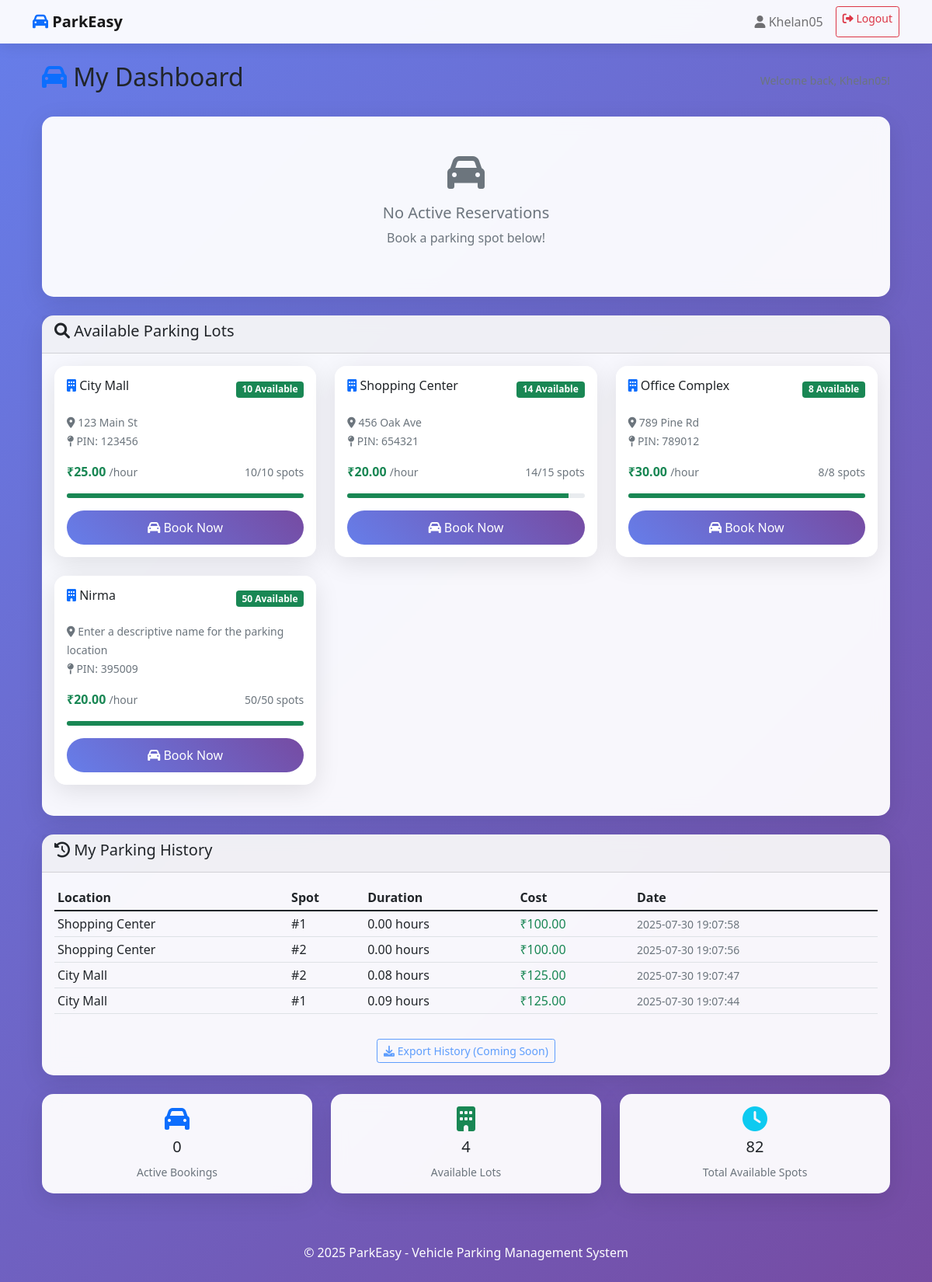
Page /user_dashboard (signed in) on the committed database.
### tables this page shows
CREATE TABLE parking_lots (
            id INTEGER PRIMARY KEY AUTOINCREMENT,
            prime_location_name TEXT NOT NULL,
            price REAL NOT NULL,
            address TEXT NOT NULL,
            pin_code TEXT NOT NULL,
            maximum_number_of_spots INTEGER NOT NULL,
            created_at TIMESTAMP DEFAULT CURRENT_TIMESTAMP
        );

CREATE TABLE reservations (
            id INTEGER PRIMARY KEY AUTOINCREMENT,
            spot_id INTEGER NOT NULL,
            user_id INTEGER NOT NULL,
            parking_timestamp TIMESTAMP DEFAULT CURRENT_TIMESTAMP,
            leaving_timestamp TIMESTAMP,
            parking_cost REAL,
            status TEXT DEFAULT 'active',
            FOREIGN KEY (spot_id) REFERENCES parking_spots (id),
            FOREIGN KEY (user_id) REFERENCES users (id)
        );

CREATE TABLE parking_spots (
            id INTEGER PRIMARY KEY AUTOINCREMENT,
            lot_id INTEGER NOT NULL,
            spot_number INTEGER NOT NULL,
            status TEXT DEFAULT 'A',
            FOREIGN KEY (lot_id) REFERENCES parking_lots (id),
            UNIQUE(lot_id, spot_number)
        );

### app.py (the view)
@app.route('/user_dashboard')
def user_dashboard():
    if not session.get('user_id') or session.get('is_admin'):
        flash('Please log in as a user!', 'danger')
        return redirect(url_for('login'))
    conn = get_db_connection()
    lots = conn.execute('''
        SELECT pl.*,
               COUNT(ps.id) as total_spots,
               SUM(CASE WHEN ps.status = 'A' THEN 1 ELSE 0 END) as available_spots
        FROM parking_lots pl
        LEFT JOIN parking_spots ps ON pl.id = ps.lot_id
        GROUP BY pl.id
        HAVING available_spots > 0
    ''').fetchall()
    reservations = conn.execute('''
        SELECT r.*, ps.spot_number, pl.prime_location_name, pl.price
        FROM reservations r
        JOIN parking_spots ps ON r.spot_id = ps.id
        JOIN parking_lots pl ON ps.lot_id = pl.id
        WHERE r.user_id = ? AND r.status = 'active'
    ''', (session['user_id'],)).fetchall()
    history = conn.execute('''
        SELECT r.*, ps.spot_number, pl.prime_location_name, pl.price,
               (julianday(r.leaving_timestamp) - julianday(r.parking_timestamp)) * 24 AS duration_hours
        FROM reservations r
        JOIN parking_spots ps ON r.spot_id = ps.id
        JOIN parking_lots pl ON ps.lot_id = pl.id
        WHERE r.user_id = ? AND r.status = 'completed'
        ORDER BY r.leaving_timestamp DESC
        LIMIT 10
    ''', (session['user_id'],)).fetchall()
    conn.close()
    return render_template('user_dashboard.html', lots=lots, reservations=reservations, history=history)

### app.py (called while the page is built)
def get_db_connection():
    conn = sqlite3.connect(DATABASE)
    conn.row_factory = sqlite3.Row
    return conn

### templates/user_dashboard.html (shortened to what this page needs)
{% extends "base.html" %}
{% block content %}
<div class="container">
    <div class="d-flex justify-content-between align-items-center mb-4">
        <h2><i class="fas fa-car text-primary"></i> My Dashboard</h2>
        <div class="text-end">
            <small class="text-muted">Welcome back, {{ session.username }}!</small>
        </div>
    </div>
    {% if reservations %}
    <div class="card mb-4">
        <div class="card-header bg-warning text-dark">
            <h5><i class="fas fa-clock"></i> Active Reservations</h5>
        </div>
        <div class="card-body">
            <div class="row" id="reservationsContainer">
                {% for reservation in reservations %}
                <div class="col-md-6 mb-3">
                    <div class="card border-warning">
                        <div class="card-body">
                            <div class="d-flex justify-content-between align-items-start">
                                <div>
                                    <h6 class="card-title text-warning">
                                        <i class="fas fa-map-marker-alt"></i> {{ reservation.prime_location_name }}
                                    </h6>
                                    <p class="card-text">
                                        <strong>Spot #{{ reservation.spot_number }}</strong><br>
                                        <small class="text-muted">
                                            <i class="fas fa-clock"></i> Parked since:
                                            {{ reservation.parking_timestamp }}
                                        </small>
                                    </p>
                                </div>
                                <div class="text-end">
                                    <div class="badge bg-warning text-dark mb-2">OCCUPIED</div>
                                    <div class="text-success fw-bold">₹{{ "%.2f"|format(reservation.price) }}/hr</div>
                                </div>
                            </div>
                            <div class="mt-3">
                                <a href="{{ url_for('release_spot', reservation_id=reservation.id) }}"
                                   class="btn btn-danger btn-sm w-100"
                                   onclick="return confirm('Are you sure you want to release this parking spot?')">
                                    <i class="fas fa-sign-out-alt"></i> Release Spot
                                </a>
                            </div>
                        </div>
                    </div>
                </div>
                {% endfor %}
            </div>
        </div>
    </div>
    {% else %}
    <div class="card mb-4" id="reservationsContainer">
        <div class="card-body text-center py-5">
            <i class="fas fa-car fa-3x text-muted mb-3"></i>
            <h5 class="text-muted">No Active Reservations</h5>
            <p class="text-muted">Book a parking spot below!</p>
        </div>
    </div>
    {% endif %}
    <div class="card">
        <div class="card-header">
            <h5><i class="fas fa-search"></i> Available Parking Lots</h5>
        </div>
        <div class="card-body">
            {% if lots %}
            <div class="row" id="parkingLots">
                {% for lot in lots %}
                <div class="col-lg-4 col-md-6 mb-4">
                    <div class="card parking-lot-card h-100">
                        <div class="card-body">
                            <div class="d-flex justify-content-between align-items-start mb-3">
                                <h6 class="card-title">
                                    <i class="fas fa-building text-primary"></i>
                                    {{ lot.prime_location_name }}
                                </h6>
                                <div class="text-end">
                                    <div class="badge bg-success">{{ lot.available_spots }} Available</div>
                                </div>
                            </div>
                            <p class="card-text">
                                <small class="text-muted">
                                    <i class="fas fa-map-marker-alt"></i> {{ lot.address }}<br>
                                    <i class="fas fa-map-pin"></i> PIN: {{ lot.pin_code }}
                                </small>
                            </p>
                            <div class="d-flex justify-content-between align-items-center mb-3">
                                <div>
                                    <span class="text-success fw-bold">₹{{ "%.2f"|format(lot.price) }}</span>
                                    <small class="text-muted">/hour</small>
                                </div>
                                <div>
                                    <small class="text-muted">
                                        {{ lot.available_spots }}/{{ lot.total_spots }} spots
                                    </small>
                                </div>
                            </div>
                            <div class="progress mb-3" style="height: 6px;">
                                {% set availability_percent = (lot.available_spots / lot.total_spots * 100) if lot.total_spots > 0 else 0 %}
                                <div class="progress-bar bg-success"
                                     style="width: {{ availability_percent }}%"></div>
                            </div>
                            <div class="d-grid">
                                {% if lot.available_spots > 0 %}
                                    <a href="{{ url_for('book_spot', lot_id=lot.id) }}"
                                       class="btn btn-primary"
                                       onclick="return confirm('Book a parking spot at {{ lot.prime_location_name }}?')">
                                        <i class="fas fa-car"></i> Book Now
                                    </a>
                                {% else %}
                                    <button class="btn btn-secondary" disabled>
                                        <i class="fas fa-ban"></i> Fully Occupied
                                    </button>
                                {% endif %}
                            </div>
                        </div>
                    </div>
                </div>
                {% endfor %}
            </div>
            {% else %}
            <div class="text-center py-5" id="parkingLots">
                <i class="fas fa-car fa-3x text-muted mb-3"></i>
                <h5 class="text-muted">No Parking Lots Available</h5>
                <p class="text-muted">Check back later for available parking spots</p>
            </div>
            {% endif %}
        </div>
    </div>
    <div class="card mt-4">
        <div class="card-header">
            <h5><i class="fas fa-history"></i> My Parking History</h5>
        </div>
        <div class="card-body">
            {% if history %}
            <div class="table-responsive">
                <table class="table table-sm">
                    <thead>
                        <tr>
                            <th>Location</th>
                            <th>Spot</th>
                            <th>Duration</th>
                            <th>Cost</th>
                            <th>Date</th>
                        </tr>
                    </thead>
                    <tbody>
                        {% for record in history %}
                        <tr>
                            <td>{{ record.prime_location_name }}</td>
                            <td>#{{ record.spot_number }}</td>
                            <td>{{ "%.2f"|format(record.duration_hours) }} hours</td>
                            <td class="text-success">₹{{ "%.2f"|format(record.parking_cost) }}</td>
                            <td><small class="text-muted">{{ record.leaving_timestamp }}</small></td>
                        </tr>
                        {% endfor %}
                    </tbody>
                </table>
            </div>
            <div class="text-center mt-3">
                <button class="btn btn-outline-primary btn-sm" disabled>
                    <i class="fas fa-download"></i> Export History (Coming Soon)
                </button>
            </div>
            {% else %}
            <div class="text-center py-5">
                <i class="fas fa-history fa-3x text-muted mb-3"></i>
                <h5 class="text-muted">No Parking History</h5>
                <p class="text-muted">Your parking history will appear here.</p>
            </div>
            {% endif %}
        </div>
    </div>
    <div class="row mt-4">
        <div class="col-md-4">
            <div class="card text-center">
                <div class="card-body">
                    <i class="fas fa-car fa-2x text-primary mb-2"></i>
                    <h5 id="activeBookings">{{ reservations|length }}</h5>
                    <small class="text-muted">Active Bookings</small>
                </div>
            </div>
        </div>
        <div class="col-md-4">
            <div class="card text-center">
                <div class="card-body">
                    <i class="fas fa-building fa-2x text-success mb-2"></i>
                    <h5 id="availableLots">{{ lots|length }}</h5>
                    <small class="text-muted">Available Lots</small>
                </div>
            </div>
        </div>
        <div class="col-md-4">
            <div class="card text-center">
                <div class="card-body">
                    <i class="fas fa-clock fa-2x text-info mb-2"></i>
                    <h5 id="totalSpots">-</h5>
                    <small class="text-muted">Total Available Spots</small>
                </div>
            </div>
        </div>
    </div>
</div>
{% endblock %}

### templates/base.html (shortened to what this page needs)
<!DOCTYPE html>
<html lang="en">
<head>
    <link href="https://cdnjs.cloudflare.com/ajax/libs/bootstrap/5.1.3/css/bootstrap.min.css" rel="stylesheet">
    <link href="https://cdnjs.cloudflare.com/ajax/libs/font-awesome/6.0.0/css/all.min.css" rel="stylesheet">
</head>
<body>
    <nav class="navbar navbar-expand-lg navbar-light">
        <div class="container">
            <a class="navbar-brand fw-bold" href="{{ url_for('index') }}">
                <i class="fas fa-car text-primary"></i> ParkEasy
            </a>
            <div class="navbar-nav ms-auto">
                {% if session.user_id %}
                    <span class="navbar-text me-3">
                        <i class="fas fa-user"></i> {{ session.username }}
                    </span>
                    <a class="btn btn-outline-danger btn-sm" href="{{ url_for('logout') }}">
                        <i class="fas fa-sign-out-alt"></i> Logout
                    </a>
                {% else %}
                    <a class="btn btn-primary btn-sm me-2" href="{{ url_for('login') }}">Login</a>
                    <a class="btn btn-outline-primary btn-sm" href="{{ url_for('register') }}">Register</a>
                {% endif %}
            </div>
        </div>
    </nav>
    <div class="container mt-4">
        {% block content %}{% endblock %}
    </div>
    <footer class="text-center text-white mt-5 py-3">
        <div class="container">
            <p>&copy; 2025 ParkEasy - Vehicle Parking Management System</p>
        </div>
    </footer>
</body>
</html>

### templates/base.html (style rules this page uses)
body { background: linear-gradient(135deg, #667eea 0%, #764ba2 100%); min-height: 100vh; font-family: 'Segoe UI', Tahoma, Geneva, Verdana, sans-serif; }
.navbar { background: rgba(255, 255, 255, 0.95) !important; backdrop-filter: blur(10px); box-shadow: 0 2px 20px rgba(0, 0, 0, 0.1); }
.card { background: rgba(255, 255, 255, 0.95); backdrop-filter: blur(10px); border: none; border-radius: 15px; box-shadow: 0 8px 32px rgba(0, 0, 0, 0.1); }
.btn-primary { background: linear-gradient(45deg, #667eea, #764ba2); border: none; border-radius: 25px; padding: 10px 25px; font-weight: 500; transition: all 0.3s ease; }
.parking-lot-card { transition: all 0.3s ease; cursor: pointer; }

### rows in the picture
parking_lots: prime_location_name "City Mall", available_spots "10", address "123 Main St", pin_code "123456", price "25.00", total_spots "10", {{ availability_percent }} 100.0 (drawn)
parking_lots: prime_location_name "Shopping Center", available_spots "14", address "456 Oak Ave", pin_code "654321", price "20.00", total_spots "15", {{ availability_percent }} 93.33333333333333 (drawn)
parking_lots: prime_location_name "Office Complex", available_spots "8", address "789 Pine Rd", pin_code "789012", price "30.00", total_spots "8", {{ availability_percent }} 100.0 (drawn)
parking_lots: prime_location_name "Nirma", available_spots "50", address "Enter a descriptive name for the parking location", pin_code "395009", price "20.00", total_spots "50", {{ availability_percent }} 100.0 (drawn)
reservations: prime_location_name "Shopping Center", spot_number "1", duration_hours "0.00", parking_cost "100.00", leaving_timestamp "2025-07-30 19:07:58"
reservations: prime_location_name "Shopping Center", spot_number "2", duration_hours "0.00", parking_cost "100.00", leaving_timestamp "2025-07-30 19:07:56"
reservations: prime_location_name "City Mall", spot_number "2", duration_hours "0.08", parking_cost "125.00", leaving_timestamp "2025-07-30 19:07:47"
reservations: prime_location_name "City Mall", spot_number "1", duration_hours "0.09", parking_cost "125.00", leaving_timestamp "2025-07-30 19:07:44"

### other values in the picture
{{ session.username }} "Khelan05"
{{ reservations|length }} "0"
{{ lots|length }} "4"
